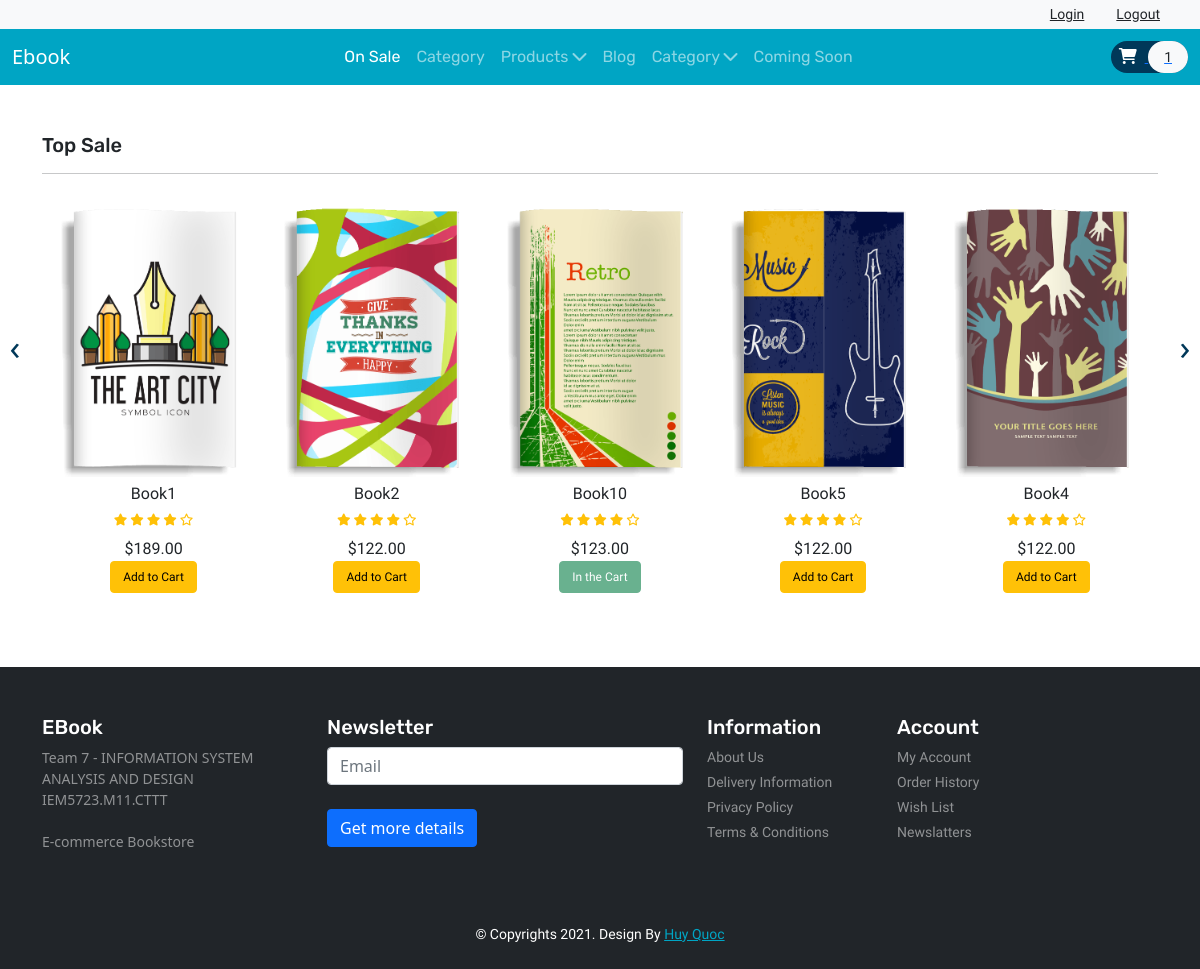
The page /product.php on the database its author committed.
### tables this page shows
CREATE TABLE IF NOT EXISTS `product` (
  `item_id` int(10) UNSIGNED NOT NULL AUTO_INCREMENT,
  `item_brand` varchar(200) NOT NULL,
  `item_name` varchar(255) NOT NULL,
  `item_description` text NOT NULL,
  `item_price` double(10,2) NOT NULL,
  `item_image` varchar(255) NOT NULL,
  `item_register` datetime DEFAULT NULL,
  PRIMARY KEY (`item_id`)
);

### product.php (called while the page is built)
<?php
include ('header.php');
?>
<?php
include ('Template/product.php');
include ('Template/top_sale.php');
?>
<?php
include ('footer.php');
?>

### database/DBController.php (called while the page is built, shortened)
<?php
class DBController
{
    protected $host = 'localhost';
    protected $user = 'root';
    protected $password = '';
    protected $database = "ebook";
    public function __construct()
    {
        $this->con = mysqli_connect($this->host, $this->user, $this->password, $this->database);
    }
}

### func.php (called while the page is built)
<?php
require('database/DBController.php');
require('database/Product.php');
require('database/Cart.php');
$db = new DBController();
$product= new Product($db);
$product_shuffle = $product->getData();
$Cart= new Cart($db);

### database/Product.php (called while the page is built, shortened)
<?php
class Product
{
    public $db = null;
    public function __construct(DBController $db)
    {
    $this->db = $db;
    }
    public function getData($table='product'){
        $result = $this->db->con->query("SELECT * FROM {$table}");
        $resultArray= array();
        while ($item = mysqli_fetch_array($result, MYSQLI_ASSOC)){
            $resultArray[] = $item;
        }
        return $resultArray;
    }
}

### database/Cart.php (called while the page is built, shortened)
<?php
class Cart
{
    public function getCartId($cartArray = null, $key = "item_id"){
        if ($cartArray != null){
            $cart_id = array_map(function ($value) use($key){
                return $value[$key];
            }, $cartArray);
            return $cart_id;
        }
    }
}

### Template/top_sale.php (the view, shortened to what this page needs)
<?php
    shuffle($product_shuffle);
?>
<section id="top-sale">
    <div class="container py-5">
        <h4 class="font-rubik font-size-20">Top Sale</h4>
        <hr>
        <div class="owl-carousel owl-theme">
            <?php foreach ($product_shuffle as $item) {?>
            <div class="item py-2">
                <div class="product font-rale">
                    <a href="<?php printf('%s?item_id=%s', 'product.php',  $item['item_id']); ?>"><img src="<?php echo $item['item_image'] ?? "./assets/products/1.png"; ?>" alt="product1" class="img-fluid"></a>
                    <div class="text-center">
                        <h6><?php echo $item['item_name'] ?? "Unknown"?></h6>
                        <div class="rating text-warning font-size-12">
                            <span class="fas fa-star "></i></span>
                            <span class="fas fa-star "></i></span>
                            <span class="fas fa-star "></i></span>
                            <span class="fas fa-star "></i></span>
                            <span class="far fa-star "></i></span>
                        </div>
                        <div class="price py-2">
                            <span>$<?php echo $item['item_price'] ?? '0' ;?></span>
                            <form method="post">
                                <?php
                                if (in_array($item['item_id'], $Cart->getCartId($product->getData('cart')) ?? [])){
                                    echo '<button type="submit" disabled class="btn btn-success font-size-12">In the Cart</button>';
                                }else{
                                    echo '<button type="submit" name="top_sale_submit" class="btn btn-warning font-size-12">Add to Cart</button>';
                                }
                                ?>
                            </form>
                        </div>
                    </div>
                </div>
            </div>
            <?php } ?>
        </div>
</section>

### header.php (shortened to what this page needs)
<!DOCTYPE html>
<html lang="en">
<head>
    <link href="https://cdn.jsdelivr.net/npm/bootstrap@5.1.3/dist/css/bootstrap.min.css" rel="stylesheet"
>
    <link rel="stylesheet" href="https://cdnjs.cloudflare.com/ajax/libs/OwlCarousel2/2.3.4/assets/owl.carousel.min.css"
 />
    <link rel="stylesheet"
          href="https://cdnjs.cloudflare.com/ajax/libs/OwlCarousel2/2.3.4/assets/owl.theme.default.min.css"
 />
    <link rel="stylesheet" href="https://cdnjs.cloudflare.com/ajax/libs/font-awesome/6.0.0-beta2/css/all.min.css"
 />
    <link rel="stylesheet" href="https://cdnjs.cloudflare.com/ajax/libs/animate.css/4.1.1/animate.min.css" />
    <link rel="stylesheet" href="./style.css">
    <?php
    require('func.php');
    if(!isset($_SESSION['userID'])){
    ?>
</head>
<body>
<header id='header'>
    <div class="strip d-flex flex-row-reverse px-4 py-1 bg-light">
        <div class="font-rale font-size-14 ">
            <?php echo '<a href="login.php" class="px-3 border-right border-left text-dark">Login</a>';}
                echo '<a href="logout.php" class="px-3 border-right border-left text-dark">Logout</a>';
            ?>
        </div>
    </div>
    <nav class="navbar navbar-expand-lg navbar-dark color-second-bg">
        <div class="container-fluid">
            <a class="navbar-brand" href="index.php">Ebook</a>
            <div class="collapse navbar-collapse" id="navbarNavDropdown">
                <ul class="navbar-nav m-auto font-rubik">
                    <li class="nav-item">
                        <a class="nav-link active" aria-current="page" href="#">On Sale</a>
                    </li>
                    <li class="nav-item">
                        <a class="nav-link" href="#">Category </a>
                    </li>
                    <li class="nav-item">
                        <a class="nav-link" href="#">Products <i class="fas fa-chevron-down"></i></a>
                    </li>
                    <li class="nav-item">
                        <a class="nav-link" href="#">Blog</a>
                    </li>
                    <li class="nav-item">
                        <a class="nav-link" href="#">Category <i class="fas fa-chevron-down"></i></a>
                    </li>
                    <li class="nav-item">
                        <a class="nav-link" href="#">Coming Soon</a>
                    </li>
                </ul>
                <form action="#" class="font-size-14 font-rale">
                    <a href="cart.php" class="py-2 rounded-pill color-primary-bg">
                        <span class="font-size-16 px-2 text-white"><i class="fas fa-shopping-cart"></i></span>
                        <span class="px-3 py-2 rounded-pill text-dark bg-light"><?php echo count($product->getData('cart')); ?></span>
                    </a>
                </form>
            </div>
        </div>
    </nav>
</header>
<main id="main-site">

### footer.php (shortened to what this page needs)
</main>
<footer id="footer" class=" bg-dark text-white py-5">
    <div class="container">
        <div class="row">
            <div class="col-lg-3">
                <h4 class="font-rubik font-size-20">EBook</h4>
                <p class="font-size-14 font-tale text-white-50"> Team 7 - INFORMATION SYSTEM ANALYSIS AND DESIGN <br/>
                    IEM5723.M11.CTTT <br/><br/>
                    E-commerce Bookstore
                </p>
            </div>
            <div class="col-lg-4 col-12">
                <h4 class="font-rubik font-size-20">Newsletter</h4>
                <form class="form-row">
                    <div class="col">
                        <input type="text" class="form-control" placeholder="Email">
                    </div>
                    <br>
                    <div class="col">
                        <button type="submit" class="btn btn-primary mb-2">Get more details</button>
                    </div>
                </form>
            </div>
            <div class="col-lg-2 col-12">
                <h4 class="font-rubik font-size-20">Information</h4>
                <div class="d-flex flex-column flex-wrap">
                    <a href="#" class="font-rale font-size-14 text-white-50 pb-1 text-decoration-none">About Us</a>
                    <a href="#" class="font-rale font-size-14 text-white-50 pb-1 text-decoration-none">Delivery Information</a>
                    <a href="#" class="font-rale font-size-14 text-white-50 pb-1 text-decoration-none">Privacy Policy</a>
                    <a href="#" class="font-rale font-size-14 text-white-50 pb-1 text-decoration-none">Terms & Conditions</a>
                </div>
            </div>
            <div class="col-lg-2 col-12">
                <h4 class="font-rubik font-size-20">Account</h4>
                <div class="d-flex flex-column flex-wrap">
                    <a href="user.php" class="font-rale font-size-14 text-white-50 pb-1 text-decoration-none">My Account</a>
                    <a href="#" class="font-rale font-size-14 text-white-50 pb-1 text-decoration-none">Order History</a>
                    <a href="#" class="font-rale font-size-14 text-white-50 pb-1 text-decoration-none">Wish List</a>
                    <a href="#" class="font-rale font-size-14 text-white-50 pb-1 text-decoration-none">Newslatters</a>
                </div>
            </div>
        </div>
    </div>
</footer>
<div class="copyright text-center bg-dark text-white py-2">
    <p class="font-rale font-size-14">&copy; Copyrights 2021. Design By <a href="#" class="color-second">Huy Quoc</a></p>
</div>
</body>
</html>

### style.css (style rules this page uses)
button, button:focus { outline: none !important; box-shadow: none !important; }
.font-rale { font-family: "Raleway", cursive; }
.font-rubik { font-family: "Rubik", cursive; }
.font-size-12 { font-size: 12px; }
.font-size-14 { font-size: 14px; }
.font-size-16 { font-size: 16px; }
.font-size-20 { font-size: 20px; }
.color-primary-bg { background: #003859; }
.color-second { color: #00A5C4; }
.color-second-bg { background: #00A5C4; }
#top-sale .owl-carousel .item .product img { transition: transform 0.5s ease; }
:root { --font-ubuntu: 'Ubuntu', monospace; --color-border: #e5e5e5; }

### rows shown on the page
product: item_image (picture), item_name "Book1", item_price "189.00", shows "Add to Cart"
product: item_image (picture), item_name "Book2", item_price "122.00", shows "Add to Cart"
product: item_image (picture), item_name "Book10", item_price "123.00", shows "In the Cart"
product: item_image (picture), item_name "Book5", item_price "122.00", shows "Add to Cart"
product: item_image (picture), item_name "Book4", item_price "122.00", shows "Add to Cart"

### other values the page prints
count($product->getData('cart')) "1"
